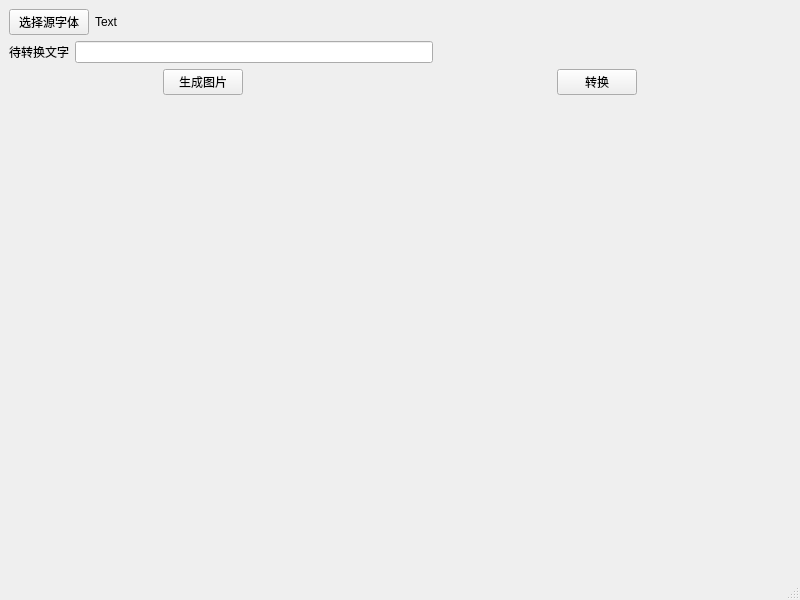
<?xml version="1.0" encoding="UTF-8"?>
<ui version="4.0">
 <class>MainWindow</class>
 <widget class="QMainWindow" name="MainWindow">
  <property name="geometry">
   <rect>
    <x>0</x>
    <y>0</y>
    <width>800</width>
    <height>600</height>
   </rect>
  </property>
  <property name="windowTitle">
   <string>MainWindow</string>
  </property>
  <widget class="QWidget" name="centralwidget">
   <layout class="QVBoxLayout" name="verticalLayout_3">
    <item>
     <layout class="QHBoxLayout" name="horizontalLayout">
      <item>
       <widget class="QPushButton" name="selectFont_pushButton">
        <property name="text">
         <string>选择源字体</string>
        </property>
       </widget>
      </item>
      <item>
       <widget class="QLabel" name="fontPath_label">
        <property name="text">
         <string>Text</string>
        </property>
       </widget>
      </item>
      <item>
       <spacer name="horizontalSpacer_5">
        <property name="orientation">
         <enum>Qt::Horizontal</enum>
        </property>
        <property name="sizeHint" stdset="0">
         <size>
          <width>40</width>
          <height>20</height>
         </size>
        </property>
       </spacer>
      </item>
     </layout>
    </item>
    <item>
     <layout class="QHBoxLayout" name="horizontalLayout_2">
      <item>
       <widget class="QLabel" name="label_2">
        <property name="text">
         <string>待转换文字</string>
        </property>
       </widget>
      </item>
      <item>
       <widget class="QLineEdit" name="word_lineEdit"/>
      </item>
      <item>
       <spacer name="horizontalSpacer_6">
        <property name="orientation">
         <enum>Qt::Horizontal</enum>
        </property>
        <property name="sizeHint" stdset="0">
         <size>
          <width>40</width>
          <height>20</height>
         </size>
        </property>
       </spacer>
      </item>
     </layout>
    </item>
    <item>
     <layout class="QHBoxLayout" name="horizontalLayout_5">
      <item>
       <layout class="QVBoxLayout" name="verticalLayout">
        <item>
         <layout class="QHBoxLayout" name="horizontalLayout_4">
          <item>
           <spacer name="horizontalSpacer">
            <property name="orientation">
             <enum>Qt::Horizontal</enum>
            </property>
            <property name="sizeHint" stdset="0">
             <size>
              <width>40</width>
              <height>20</height>
             </size>
            </property>
           </spacer>
          </item>
          <item>
           <widget class="QPushButton" name="generate_pushButton">
            <property name="text">
             <string>生成图片</string>
            </property>
           </widget>
          </item>
          <item>
           <spacer name="horizontalSpacer_2">
            <property name="orientation">
             <enum>Qt::Horizontal</enum>
            </property>
            <property name="sizeHint" stdset="0">
             <size>
              <width>40</width>
              <height>20</height>
             </size>
            </property>
           </spacer>
          </item>
         </layout>
        </item>
        <item>
         <widget class="QLabel" name="origin_label">
          <property name="sizePolicy">
           <sizepolicy hsizetype="Expanding" vsizetype="Expanding">
            <horstretch>0</horstretch>
            <verstretch>0</verstretch>
           </sizepolicy>
          </property>
          <property name="text">
           <string/>
          </property>
         </widget>
        </item>
       </layout>
      </item>
      <item>
       <layout class="QVBoxLayout" name="verticalLayout_2">
        <item>
         <layout class="QHBoxLayout" name="horizontalLayout_3">
          <item>
           <spacer name="horizontalSpacer_3">
            <property name="orientation">
             <enum>Qt::Horizontal</enum>
            </property>
            <property name="sizeHint" stdset="0">
             <size>
              <width>40</width>
              <height>20</height>
             </size>
            </property>
           </spacer>
          </item>
          <item>
           <widget class="QPushButton" name="tranform_pushButton">
            <property name="text">
             <string>转换</string>
            </property>
           </widget>
          </item>
          <item>
           <spacer name="horizontalSpacer_4">
            <property name="orientation">
             <enum>Qt::Horizontal</enum>
            </property>
            <property name="sizeHint" stdset="0">
             <size>
              <width>40</width>
              <height>20</height>
             </size>
            </property>
           </spacer>
          </item>
         </layout>
        </item>
        <item>
         <widget class="QLabel" name="target_label">
          <property name="sizePolicy">
           <sizepolicy hsizetype="Expanding" vsizetype="Expanding">
            <horstretch>0</horstretch>
            <verstretch>0</verstretch>
           </sizepolicy>
          </property>
          <property name="text">
           <string/>
          </property>
         </widget>
        </item>
       </layout>
      </item>
     </layout>
    </item>
   </layout>
  </widget>
  <widget class="QMenuBar" name="menubar">
   <property name="geometry">
    <rect>
     <x>0</x>
     <y>0</y>
     <width>800</width>
     <height>23</height>
    </rect>
   </property>
  </widget>
  <widget class="QStatusBar" name="statusbar"/>
 </widget>
 <resources/>
 <connections/>
</ui>
